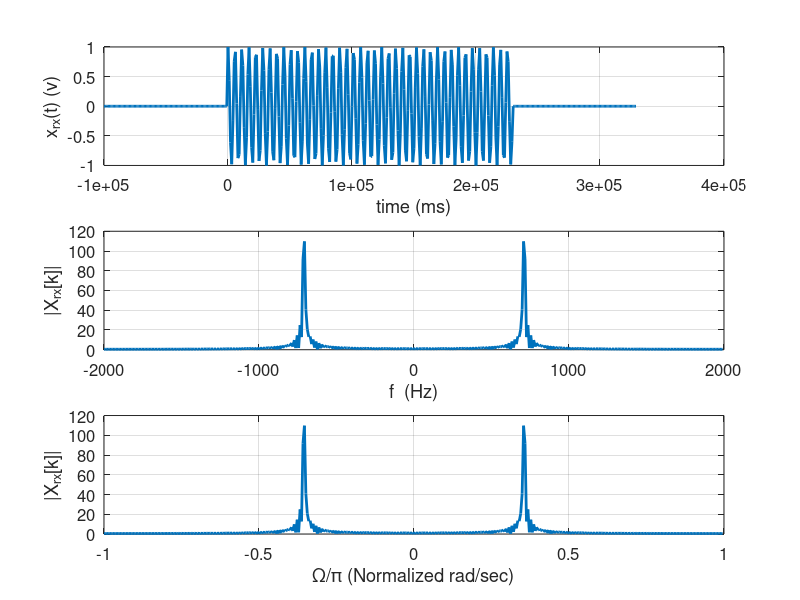
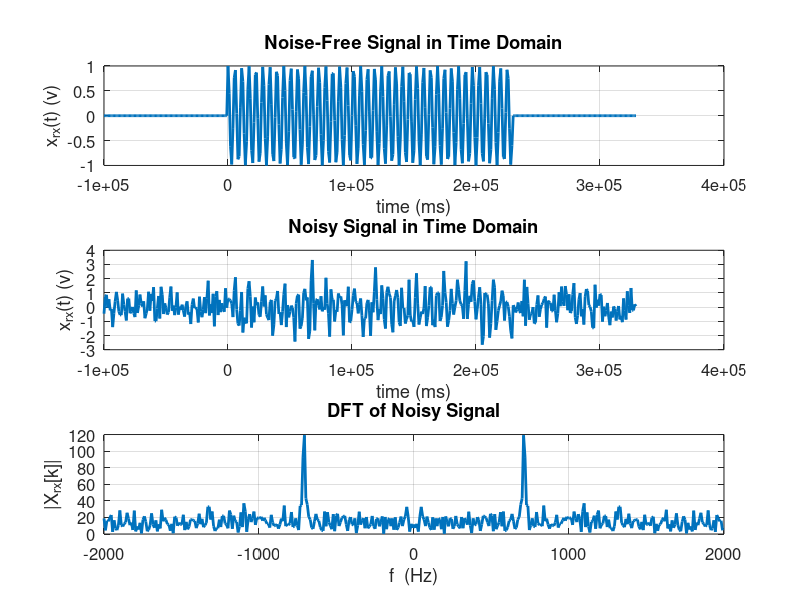

Reproduce these figures in MATLAB, in order.
function NS_21_DFT_Sonar(N_zp,L)

% USAGE: NS_21_DFT_Sonar(N_zp,L)
% 
% Inputs:  N_zp = integer specifying DFT length including zero padding
%          L = pulse duration in samples
%
% Outputs: Various plots of results... no returned values


%%% Set N_zp & L if user doesn't specify them
if nargin==0
        L = 230;     % set length of pulse in samples
        N_zp=L+200;   % This sets N_zp so there is no zero padding as the default
end


Fs=4000;   % Set the sampling rate
T=1/Fs;    % Set the sample spacing

%%%  Create the transmitted signal with a frequency of 1000 Hz
x_tx=[zeros(1,100) cos(2*pi*1000*(0:(L-1))*T) zeros(1,100)];
%%%  Create the transmitted signal with a frequency 710 Hz
x_rx=[zeros(1,100) cos(2*pi*710*(0:(L-1))*T) zeros(1,100)];

t=-100:(L+99);  % create a time vector that is the same length as the signal

if length(t) > N_zp
    error('N_zp must be at least as big aas the signal length')
end


figure
subplot(3,1,1)
h=plot(t/1e-3,x_rx);
set(h,'linewidth',2)
set(gca,'fontsize',12)
xlabel('time (ms)')
ylabel('x_{rx}(t) (v)')
grid


X=fftshift(fft(x_rx,N_zp));   
% the N_zp inside the fft command sets the length *including* zero-padding 

N = length(X);

Omega=(-(N/2):((N/2)-1))*2*pi/N;  %% DT Frequency... -pi to pi

subplot(3,1,3)
h=plot(Omega/pi,abs(X));
set(h,'linewidth',2)
set(gca,'fontsize',12)
xlabel('\Omega/\pi (Normalized rad/sec)')
ylabel('|X_{rx}[k]|')
grid

f=(Fs/2)*(Omega/pi);   %%%  Convert into equivalent Hz values

subplot(3,1,2)
h=plot(f,abs(X));
set(h,'linewidth',2)
set(gca,'fontsize',12)
xlabel('f  (Hz)')
ylabel('|X_{rx}[k]|')
grid


%%%%%%%%%%%%%%%%%%%%%%%%%%%%%%%%%%%%%%%%%

% Add some random Gaussian noise to the signal & compute DFT
x_rx_n=x_rx+0.8*randn(size(x_rx));
X_n=fftshift(fft(x_rx_n,N_zp));

figure

subplot(3,1,1)
h=plot(t/1e-3,x_rx);
set(h,'linewidth',2)
set(gca,'fontsize',12)
xlabel('time (ms)')
ylabel('x_{rx}(t) (v)')
title('Noise-Free Signal in Time Domain')
grid

subplot(3,1,2)
h=plot(t/1e-3,x_rx_n);
set(h,'linewidth',2)
set(gca,'fontsize',12)
xlabel('time (ms)')
ylabel('x_{rx}(t) (v)')
title('Noisy Signal in Time Domain')
grid

subplot(3,1,3)
h=plot(f,abs(X_n));
set(h,'linewidth',2)
set(gca,'fontsize',12)
xlabel('f  (Hz)')
ylabel('|X_{rx}[k]|')
title('DFT of Noisy Signal')
grid